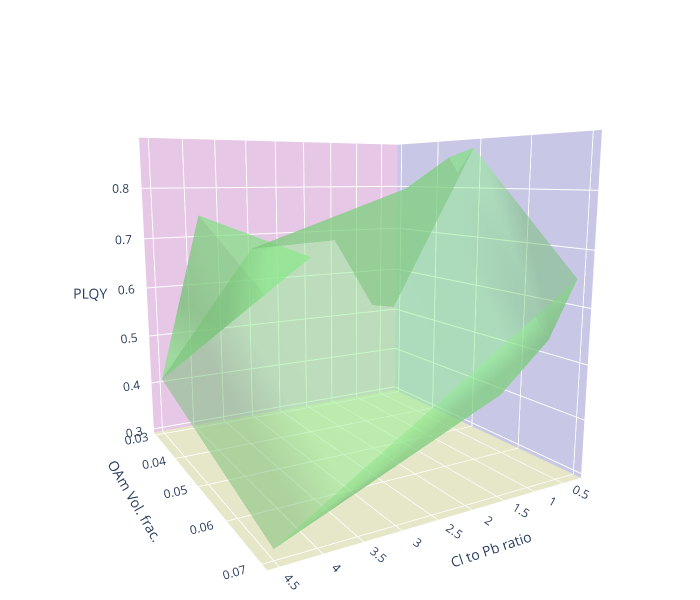

The code cell stored with this chart in its notebook:
### Code cell
import plotly.graph_objects as go

R_time_0 = [324.29, 162.15, 108.10, 81.07,]

df = df.astype('float64').round(2)
df_02 = df[df.R_time_sec==R_time_0[-1]]


x_label = 'Cl to Pb ratio'
y_label = 'OAm Vol. frac.'
# y_label = 'Cl to Pb ratio'
z_label = 'PLQY'

x = df_02['Cl_Pb'].to_numpy()
y = df_02['OAm_frac'].to_numpy()
# y = df_02['Cl_Pb'].to_numpy()
z = df_02['PLQY'].to_numpy()


fig = go.Figure(data=[go.Mesh3d(x=x, y=y, z=z, color='lightgreen', opacity=0.50)])
fig.update_layout(autosize=False, width=700, height=600, 
                  xaxis_title=x_label, yaxis_title=y_label,)
fig.update_layout(scene = dict(
                    xaxis_title=x_label,
                    yaxis_title=y_label,
                    zaxis_title=z_label),
                    margin=dict(r=20, b=10, l=10, t=10))

fig.update_layout(scene = dict(
                    xaxis = dict(
                         backgroundcolor="rgb(200, 200, 230)",
                         gridcolor="white",
                         showbackground=True,
                         zerolinecolor="white",),
                    yaxis = dict(
                        backgroundcolor="rgb(230, 200,230)",
                        gridcolor="white",
                        showbackground=True,
                        zerolinecolor="white"),
                    zaxis = dict(
                        backgroundcolor="rgb(230, 230,200)",
                        gridcolor="white",
                        showbackground=True,
                        zerolinecolor="white",),),
                    margin=dict(
                    r=10, l=10,
                    b=10, t=10)
                  )

fig.update_layout(scene = dict(
                    yaxis = dict(
                        nticks=5,), )
                 )


if z_label == 'Peak (nm)':
    fig.update_layout(
        scene = dict(zaxis = dict(nticks=4, range=[440,515],),),)


fig.show()

### Figure 1 — Plotly figure (JSON) as saved in the notebook; plotly's stock layout.template omitted (floating-point values rounded to 4 significant figures)
{"data": [{"color": "lightgreen", "opacity": 0.5, "type": "mesh3d", "x": [4.5, 3, 1.5, 0.75, 0.3, 4.5, 3, 1.5, 0.75, 0.3, 4.5, 3, 1.5, 0.75, 0.3], "y": [0.03, 0.03, 0.03, 0.03, 0.03, 0.05, 0.05, 0.05, 0.05, 0.05, 0.07, 0.07, 0.07, 0.07, 0.07], "z": [0.41, 0.67, 0.68, 0.52, 0.51, 0.76, 0.68, 0.8, 0.86, 0.88, 0.31, 0.41, 0.47, 0.55, 0.65]}], "layout": {"autosize": false, "height": 600, "margin": {"b": 10, "l": 10, "r": 10, "t": 10}, "scene": {"aspectmode": "auto", "aspectratio": {"x": 1, "y": 1, "z": 1}, "camera": {"center": {"x": 0, "y": 0, "z": 0}, "eye": {"x": 1.055, "y": 1.853, "z": 0.3734}, "projection": {"type": "perspective"}, "up": {"x": 0, "y": 0, "z": 1}}, "xaxis": {"backgroundcolor": "rgb(200, 200, 230)", "gridcolor": "white", "showbackground": true, "title": {"text": "Cl to Pb ratio"}, "type": "linear", "zerolinecolor": "white"}, "yaxis": {"backgroundcolor": "rgb(230, 200,230)", "gridcolor": "white", "nticks": 5, "showbackground": true, "title": {"text": "OAm Vol. frac."}, "type": "linear", "zerolinecolor": "white"}, "zaxis": {"backgroundcolor": "rgb(230, 230,200)", "gridcolor": "white", "showbackground": true, "title": {"text": "PLQY"}, "type": "linear", "zerolinecolor": "white"}}, "width": 700, "xaxis": {"title": {"text": "Cl to Pb ratio"}}, "yaxis": {"title": {"text": "OAm Vol. frac."}}}}
